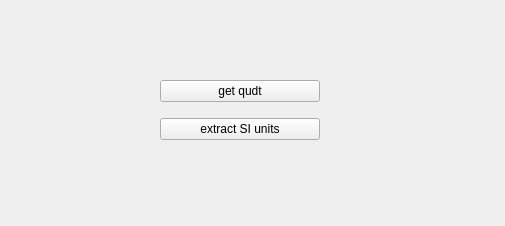
<?xml version="1.0" encoding="UTF-8"?>
<ui version="4.0">
 <class>QUDT_fetcher</class>
 <widget class="QWidget" name="QUDT_fetcher">
  <property name="geometry">
   <rect>
    <x>0</x>
    <y>0</y>
    <width>505</width>
    <height>226</height>
   </rect>
  </property>
  <property name="sizePolicy">
   <sizepolicy hsizetype="Maximum" vsizetype="Maximum">
    <horstretch>0</horstretch>
    <verstretch>0</verstretch>
   </sizepolicy>
  </property>
  <property name="windowTitle">
   <string>Form</string>
  </property>
  <widget class="QWidget" name="verticalLayoutWidget">
   <property name="geometry">
    <rect>
     <x>160</x>
     <y>70</y>
     <width>160</width>
     <height>80</height>
    </rect>
   </property>
   <layout class="QVBoxLayout" name="verticalLayout">
    <item>
     <widget class="QPushButton" name="push_1">
      <property name="text">
       <string>get qudt</string>
      </property>
     </widget>
    </item>
    <item>
     <widget class="QPushButton" name="push_2">
      <property name="text">
       <string>extract SI units</string>
      </property>
     </widget>
    </item>
   </layout>
  </widget>
 </widget>
 <resources/>
 <connections/>
</ui>
